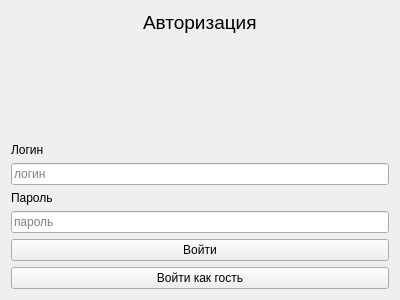
<?xml version="1.0" encoding="UTF-8"?>
<ui version="4.0">
 <class>Auth_Form</class>
 <widget class="QWidget" name="Auth_Form">
  <property name="geometry">
   <rect>
    <x>0</x>
    <y>0</y>
    <width>400</width>
    <height>300</height>
   </rect>
  </property>
  <property name="windowTitle">
   <string>Form</string>
  </property>
  <layout class="QVBoxLayout" name="verticalLayout_2">
   <item>
    <layout class="QVBoxLayout" name="verticalLayout">
     <item alignment="Qt::AlignHCenter">
      <widget class="QLabel" name="label_3">
       <property name="font">
        <font>
         <pointsize>14</pointsize>
        </font>
       </property>
       <property name="text">
        <string>Авторизация</string>
       </property>
      </widget>
     </item>
     <item>
      <spacer name="verticalSpacer">
       <property name="orientation">
        <enum>Qt::Vertical</enum>
       </property>
       <property name="sizeHint" stdset="0">
        <size>
         <width>20</width>
         <height>40</height>
        </size>
       </property>
      </spacer>
     </item>
     <item>
      <widget class="QLabel" name="label">
       <property name="text">
        <string>Логин</string>
       </property>
      </widget>
     </item>
     <item>
      <widget class="QLineEdit" name="lineEdit_login">
       <property name="placeholderText">
        <string>логин</string>
       </property>
      </widget>
     </item>
     <item>
      <widget class="QLabel" name="label_2">
       <property name="text">
        <string>Пароль</string>
       </property>
      </widget>
     </item>
     <item>
      <widget class="QLineEdit" name="lineEdit_password">
       <property name="echoMode">
        <enum>QLineEdit::Password</enum>
       </property>
       <property name="placeholderText">
        <string>пароль</string>
       </property>
      </widget>
     </item>
     <item>
      <widget class="QPushButton" name="pushButton_login">
       <property name="text">
        <string>Войти</string>
       </property>
      </widget>
     </item>
     <item>
      <widget class="QPushButton" name="pushButton_guest">
       <property name="text">
        <string>Войти как гость</string>
       </property>
      </widget>
     </item>
    </layout>
   </item>
  </layout>
 </widget>
 <resources/>
 <connections/>
</ui>
